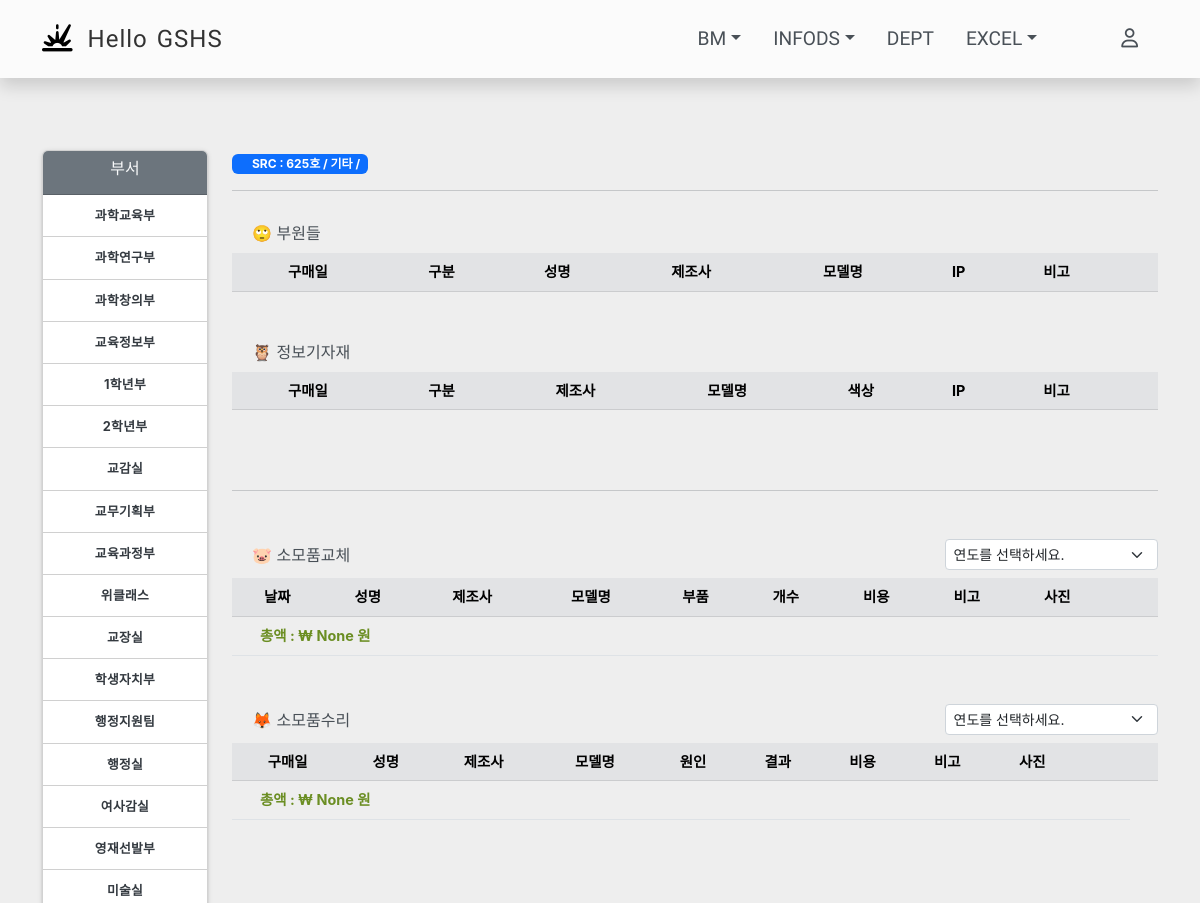
Page /gigi/buseo/625호/ (upper part) on the earlier database version.
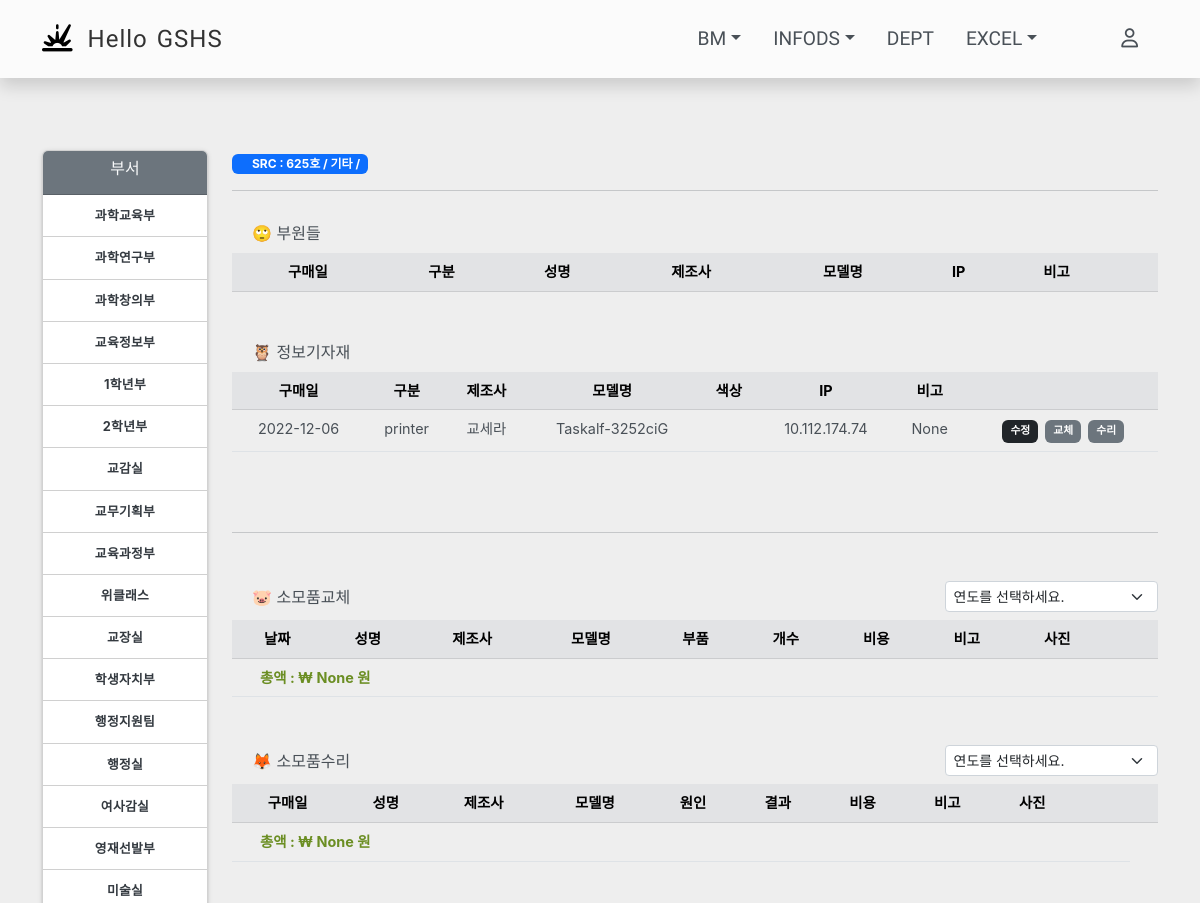
Same page on the later database version.
### gshsapp/models.py (models this page shows, shortened)
class Location(models.Model):
    LGUBUN = (
        ('부서','부서'),
        ('강의실','강의실'),
        ('실험실','실험실'),
        ('협의회실','협의회실'),
        ('강당','강당'),
        ('서버실','서버실'),
        ('동아리실','동아리실'),
        ('기타','기타'),
    )
    BGUBUN = (
        ('본관','본관'),
        ('SRC','SRC'),
        ('학술정보관','학술정보관'),
        ('학습관','학습관'),
        ('자치관','자치관'),
        ('창조관','창조관'),
        ('급식소','급식소'),
        ('우정1관','우정1관'),
        ('우정2관','우정2관'),
        ('아름관','아름관'),
    )
    building = models.CharField(max_length=50, choices=BGUBUN)
    hosil = models.CharField(max_length=20)
    locationgubun = models.CharField(max_length=20, default='기타', choices=LGUBUN)
    bigo = models.CharField(max_length=100, null=True, blank=True)
    class Meta:
        db_table = "location"

class Gigiinfo(models.Model):
    COLOR_SELECT = (
        ('None',None),
        ('블랙','블랙'),
        ('컬러','컬러'),
    )
    date = models.DateField(default=timezone.now)
    buyproduct = models.ForeignKey(Buyproduct, on_delete=models.CASCADE, related_name='gigiinfo')
    location = models.ForeignKey(Location, on_delete=models.CASCADE, related_name='gigiinfo')
    user = models.ForeignKey(User, on_delete=models.CASCADE, related_name='gigiinfo', null=True, blank=True)
    ip = models.CharField(max_length=20, null=True, blank=True)
    color = models.CharField(max_length=10, choices=COLOR_SELECT, default=None, blank=True)
    jaego = models.BooleanField(default=False)
    notuse = models.BooleanField(default=False)
    bigo = models.CharField(max_length=100, null=True, blank=True)
    class Meta:
        db_table = "gigiinfo"

class Buyproduct(models.Model):
    gubun = models.ForeignKey(Gubun, on_delete=models.CASCADE, related_name='buyproduct')
    company = models.CharField(max_length=20)
    model = models.CharField(max_length=30)
    bigo = models.CharField(max_length=100, null=True, blank=True)
    class Meta:
        db_table = "buyproduct"

class Gubun(models.Model):
    GUBUN = (
        ('Buyproduct', '구매Table'),
        ('Replacement', '교체Table'),
        ('Repair', '수리Table'),
    )
    tablename = models.CharField(max_length=20, default='', choices=GUBUN)
    gubun = models.CharField(max_length=50)
    def __str__(self):
        return self.gubun
    class Meta:
        db_table = "gubun"

### gshsapp/views.py (the view)
# urls.py: path('gigi/buseo/<str:buseogubun>/', views.InfogigiBuseo, name='gigi_buseo'),
def InfogigiBuseo(request, buseogubun):
    gubun = request.GET.get('gubun',False)
    if gubun:
        data = {}
        data['gubun'] = gubun
        changeyear = request.GET.get('buseoyear','')
        buseogubun = request.GET.get('buseogubun','')
        a_date = changeyear +"-3-1"
        start_date = datetime.datetime.strptime(a_date, '%Y-%m-%d').date()
        end_date = start_date+ datetime.timedelta(days=364)
        if gubun == 'change':
            changes = Replacement.objects.filter(gigiinfo__location__hosil=buseogubun, date__range=[start_date, end_date]).annotate(changeTotal = F('count') *  F('cost'))
            changeTotalCost = changes.aggregate(Sum('changeTotal'))
            data['html_buseo'] = render_to_string('gshsapp/snipet/buseo_change_list.html', {"changeyear":changeyear, "changes":changes, "changeTotalCost":changeTotalCost})
        else:
            repairs = Repair.objects.filter(gigiinfo__location__hosil=buseogubun, date__range=[start_date, end_date])
            repairTotalCost = repairs.aggregate(Sum('cost'))
            data['html_buseo'] = render_to_string('gshsapp/snipet/buseo_repair_list.html', {"changeyear":changeyear, "repairs":repairs, "repairTotalCost":repairTotalCost})
        return JsonResponse(data)
    else:
        buseos = Location.objects.filter(locationgubun='부서')
        gitas = Location.objects.exclude(locationgubun='부서')
        buseo_name = Location.objects.get(hosil=buseogubun)
        a_date = str(datetime.datetime.today().year) +"-3-1"
        start_date = datetime.datetime.strptime(a_date, '%Y-%m-%d').date()
        end_date = start_date+ datetime.timedelta(days=364)
        repairs = Repair.objects.filter(gigiinfo__location__hosil=buseogubun, date__range=[start_date, end_date])
        repairTotalCost = repairs.aggregate(Sum('cost'))
        changes = Replacement.objects.filter(gigiinfo__location__hosil=buseogubun, date__range=[start_date, end_date]).annotate(changeTotal = F('count') *  F('cost'))
        changeTotalCost = changes.aggregate(Sum('changeTotal'))
        members = buseo_name.gigiinfo.exclude(user__is_active =False).filter(jaego=False, notuse=False)
        return render(request, 'gshsapp/buseo.html', {'buseo_name':buseo_name, 'buseos':buseos, 'gitas':gitas, 'members':members, 'changes':changes,'repairs':repairs, 'buseogubun':buseogubun, 'repairTotalCost':repairTotalCost, 'changeTotalCost':changeTotalCost})

### gshsapp/templates/gshsapp/buseo.html (shortened to what the changed rows need)
{% extends 'base.html' %}
{% block content %}
{% load humanize %}
{% load static %}
<div class="row">
    <div class="col-md-2">
        <div class="card box_shadow">
            <div class="card-body">
                <ul style="margin-bottom: 0;">
                {% for buseo in buseos %}
                  {% if buseo.locationgubun == '부서' %}
                    <li><a class="buseo-gubun" href="{% url 'gshsapp:gigi_buseo' buseo.hosil %}" title="{{ gita.bigo }}">{{buseo.hosil }}</a></li>
                  {% endif %}
                {% endfor %}
                </ul>
            </div>
        </div>
    </div>
    <div class="col-md-10">
      <table class="table text-center mt-2">
          <thead class="table-secondary">
            <tr>
              <th scope="col">구매일</th>
              <th scope="col">구분</th>
              <th scope="col">성명</th>
              <th scope="col">제조사</th>
              <th scope="col">모델명</th>
              <th scope="col">IP</th>
              <th scope="col">비고</th>
              <th scope="col"></th>
            </tr>
          </thead>
        </table>
        <table class="table text-center mt-2">
          <thead class="table-secondary">
            <tr>
              <th scope="col">구매일</th>
              <th scope="col">구분</th>
              <th scope="col">제조사</th>
              <th scope="col">모델명</th>
              <th scope="col">색상</th>
              <th scope="col">IP</th>
              <th scope="col">비고</th>
              <th scope="col"></th>
            </tr>
          </thead>
          <tbody id="gigiInsert">
            {% for gigi in members %}
            {% if not gigi.user %}
            <tr>
              <td>{{ gigi.date|date:"Y-m-d" }}</td>
              <td>{{ gigi.buyproduct.gubun }}</td>
              <td>{{ gigi.buyproduct.company }}</td>
              <td>{{ gigi.buyproduct.model }}</td>
              <td>{{ gigi.color }}</td>
              <td>{{ gigi.ip }}</td>
              <td>{{ gigi.bigo }}</td>
              <td>
                <span class="buseogigi-update gitamenu badge bg-dark" data-buseo="{{buseogubun}}" type="button" data-url="{% url 'gshsapp:gigi_buseo_update' pk=gigi.id %}">수정</span>
                <a href="{% url 'gshsapp:gigi_change' gigi.id %}?next={{request.path}} ">
                  <span class="gitamenu badge bg-secondary">교체</span>
                </a>
                <a href="{% url 'gshsapp:gigi_suri' gigi.id %}?next={{request.path}} ">
                  <span class="gitamenu badge bg-secondary">수리</span>
                </a>
              </td>
            </tr>
            {% endif %}
            {% endfor %}
          </tbody>
        </table>
        <br><br><hr>
        <table class="table text-center mt-2">
          <thead class="table-secondary">
            <tr>
              <th scope="col">날짜</th>
              <th scope="col">성명</th>
              <th scope="col">제조사</th>
              <th scope="col">모델명</th>
              <th scope="col">부품</th>
              <th scope="col">개수</th>
              <th scope="col">비용</th>
              <th scope="col">비고</th>
              <th scope="col">사진</th>
              <th scope="col" style="width: 3%;"></th>
              <th scope="col" style="width: 3%;"></th>
            </tr>
          </thead>
        </table>
        <table class="table text-center mt-2">
          <thead class="table-secondary">
            <tr>
              <th scope="col">구매일</th>
              <th scope="col">성명</th>
              <th scope="col">제조사</th>
              <th scope="col">모델명</th>
              <th scope="col">원인</th>
              <th scope="col">결과</th>
              <th scope="col">비용</th>
              <th scope="col">비고</th>
              <th scope="col">사진</th>
              <th scope="col" style="width: 3%;"></th>
              <th scope="col" style="width: 3%;"></th>
              <th scope="col" style="width: 3%;"></th>
            </tr>
          </thead>
        </table>
    </div>
<link href="{% static 'css/lightbox.min.css' %}" rel="stylesheet" >
{% endblock %}

Differences in the rows shown:
added Gigiinfo: date "2022-12-06", buyproduct.gubun "printer", buyproduct.company "교세라", buyproduct.model "Taskalf-3252ciG", ip "10.112.174.74", bigo "None"
